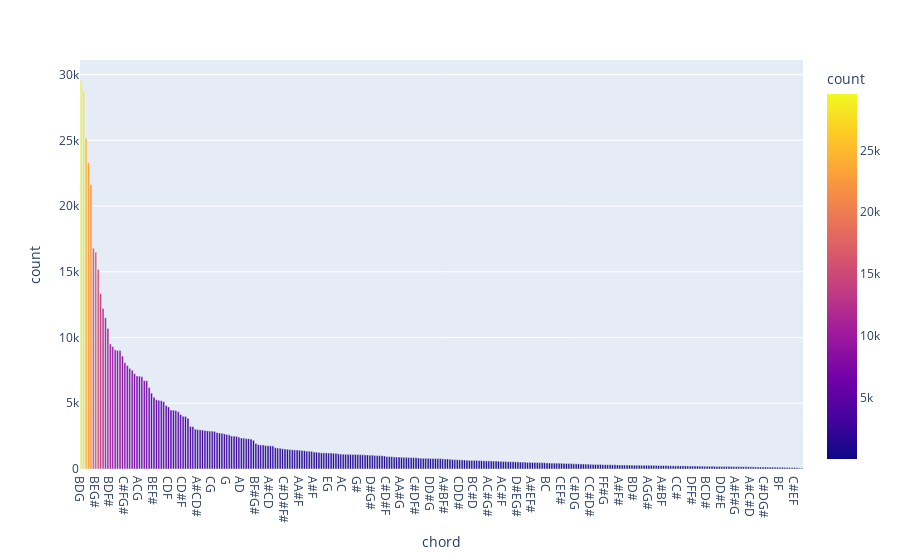

Notebook source saved alongside this figure:
### Code cell
fig = px.bar(chord_counts_df, x='chord', y='count', color='count')
fig.show()

### Figure 1 — Plotly figure (JSON) as saved in the notebook; plotly's stock layout.template omitted (floating-point values rounded to 4 significant figures; data arrays with more than 128 entries replaced by an {"elided": "..."} marker saying what was removed)
{"data": [{"alignmentgroup": "True", "hovertemplate": "chord=%{x}<br>count=%{marker.color}<extra></extra>", "legendgroup": "", "marker": {"color": {"elided": "298 int values"}, "coloraxis": "coloraxis", "pattern": {"shape": ""}}, "name": "", "offsetgroup": "", "orientation": "v", "showlegend": false, "textposition": "auto", "type": "bar", "x": {"elided": "298 str values"}, "xaxis": "x", "y": {"elided": "298 int values"}, "yaxis": "y"}], "layout": {"barmode": "relative", "coloraxis": {"colorbar": {"title": {"text": "count"}}, "colorscale": [[0, "#0d0887"], [0.1111, "#46039f"], [0.2222, "#7201a8"], [0.3333, "#9c179e"], [0.4444, "#bd3786"], [0.5556, "#d8576b"], [0.6667, "#ed7953"], [0.7778, "#fb9f3a"], [0.8889, "#fdca26"], [1, "#f0f921"]]}, "legend": {"tracegroupgap": 0}, "margin": {"t": 60}, "xaxis": {"anchor": "y", "domain": [0, 1], "title": {"text": "chord"}}, "yaxis": {"anchor": "x", "domain": [0, 1], "title": {"text": "count"}}}}
